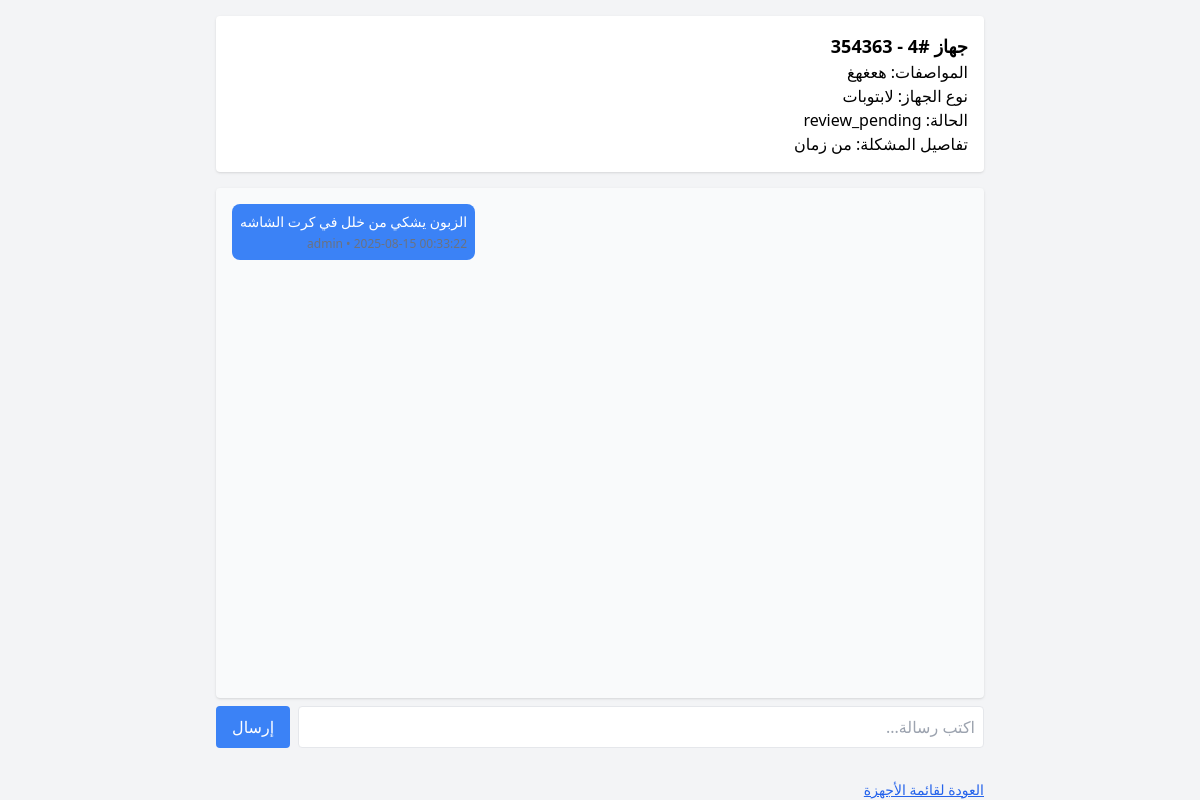
The page /laptop_chat.php?laptop_id=4 (signed in) on the database its author committed.
### tables this page shows
CREATE TABLE `broken_laptops` (
  `laptop_id` int(11) NOT NULL,
  `category_id` int(11) NOT NULL,
  `device_category_number` varchar(100) DEFAULT NULL,
  `serial_number` varchar(100) NOT NULL,
  `specs` text DEFAULT NULL,
  `with_charger` tinyint(1) DEFAULT 0,
  `problems_count` int(11) DEFAULT 0,
  `branch_name` varchar(100) DEFAULT NULL,
  `problem_details` text DEFAULT NULL,
  `entered_by_user_id` int(11) DEFAULT NULL,
  `assigned_user_id` int(11) DEFAULT NULL,
  `problem_type` varchar(100) DEFAULT NULL,
  `transfer_ref` varchar(100) DEFAULT NULL,
  `status` varchar(50) DEFAULT NULL,
  `repeat_problem_count` int(11) DEFAULT 0
);

CREATE TABLE `categories` (
  `category_id` int(11) NOT NULL,
  `category_name` varchar(100) NOT NULL
);

CREATE TABLE `laptop_discussions` (
  `discussion_id` int(11) NOT NULL,
  `laptop_id` int(11) NOT NULL,
  `user_id` int(11) NOT NULL,
  `message` text DEFAULT NULL,
  `image_path` varchar(255) DEFAULT NULL,
  `created_at` timestamp NOT NULL DEFAULT current_timestamp()
);

### laptop_chat.php (the view, shortened to what this page needs)
<?php
require 'db.php';
$laptop_id = (int)($_GET['laptop_id'] ?? 0);
$stmt = $pdo->prepare("SELECT * FROM broken_laptops b
    LEFT JOIN categories c ON b.category_id=c.category_id
    WHERE b.laptop_id=?");
$stmt->execute([$laptop_id]);
$laptop = $stmt->fetch();
$stmt = $pdo->prepare("
    SELECT d.*, u.username
    FROM laptop_discussions d
    JOIN users u ON d.user_id = u.user_id
    WHERE d.laptop_id=?
    ORDER BY d.created_at ASC
");
$stmt->execute([$laptop_id]);
$messages = $stmt->fetchAll();
?>
<!DOCTYPE html>
<html lang="ar">
<head>
<script src="https://cdn.tailwindcss.com"></script>
</head>
<body class="bg-gray-100 min-h-screen flex flex-col">
<div class="max-w-3xl mx-auto w-full flex-1 flex flex-col">
  <div class="bg-white p-4 rounded shadow mt-4">
      <h1 class="text-lg font-bold">جهاز #<?= $laptop['laptop_id'] ?> - <?= htmlspecialchars($laptop['serial_number']) ?></h1>
      <p>المواصفات: <?= htmlspecialchars($laptop['specs']) ?></p>
      <p>نوع الجهاز: <?= htmlspecialchars($laptop['category_name'] ?? 'لابتوب') ?></p>
      <p>الحالة: <?= htmlspecialchars($laptop['status']) ?></p>
      <p>تفاصيل المشكلة: <?= nl2br(htmlspecialchars($laptop['problem_details'])) ?></p>
  </div>
  <div class="flex-1 overflow-y-auto bg-gray-50 p-4 mt-4 rounded shadow flex flex-col gap-2 h-[60vh]">
      <?php foreach ($messages as $m): ?>
        <div class="flex <?= $m['user_id']==$_SESSION['user_id']?'justify-end':'justify-start' ?>">
            <div class="max-w-xs p-2 rounded-lg <?= $m['user_id']==$_SESSION['user_id']?'bg-blue-500 text-white':'bg-gray-200 text-gray-800' ?>">
                <p class="text-sm"><?= htmlspecialchars($m['message']) ?></p>
                <span class="text-xs block mt-1 text-gray-500"><?= htmlspecialchars($m['username']) ?> • <?= $m['created_at'] ?></span>
            </div>
        </div>
      <?php endforeach; ?>
  </div>
  <form method="POST" class="mt-2 flex gap-2">
      <input type="text" name="message" placeholder="اكتب رسالة..." class="flex-1 p-2 border rounded" required>
      <button type="submit" class="bg-blue-500 text-white px-4 py-2 rounded">إرسال</button>
  </form>
  <div class="mt-4">
      <a href="broken_laptops.php" class="text-blue-600 underline text-sm">العودة لقائمة الأجهزة</a>
  </div>
</div>
</body>
</html>

### rows shown on the page
broken_laptops: serial_number "354363", specs "هعغهغ", category.category_name "لابتوبات", status "review_pending", problem_details "من زمان"
laptop_discussions: message "الزبون يشكي من خلل في كرت الشاشه"
